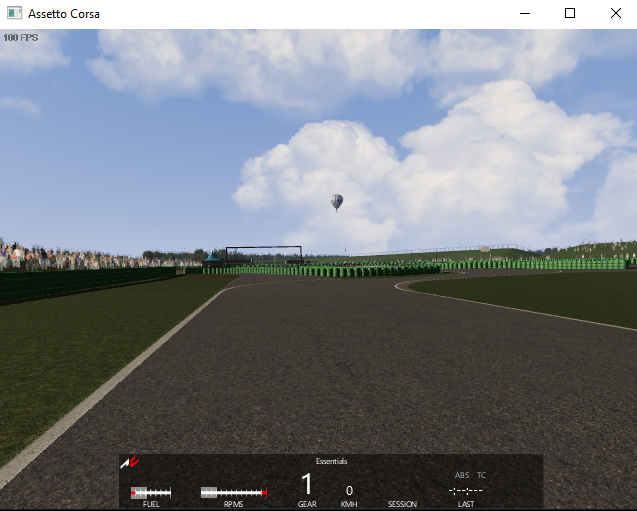
#> input picture src/MachineLearning/ACRacing/TestImges/ac480pwhitecorner.png, 637 x 511 px, found by its file name
$ python my_testfile.py
#> lines starting #> are read from the running program, lines starting #| are printed output that depends on the picture; after the words box and inside, x2 and y2 are one past the last pixel; in counts of white or black regions, pixels touching at a corner belong together
import cv2
from cv2 import imread
import win32gui
from PIL import ImageGrab
import numpy as np
import cv2
import time

def count_pixels(observation, lower_range, upper_range):
    """ Counts the amount of pixels within the colour range lower_range and upper_range (HSV)
    :param observation The image in which the pixels will be counted
    :param lower_range The lower threshold as an array with 3 values (HSV format)
    :param upper_range The upper threshold as an array with 3 values (HSV format)
    """

    cv2.imshow("frame", observation)

    hsv = cv2.cvtColor(observation, cv2.COLOR_BGR2HSV)
    hsv = cv2.medianBlur(hsv, 7)

    # Mask in range
    lower_range = np.array(lower_range)
    upper_range= np.array(upper_range)
    mask = cv2.inRange(hsv, lower_range, upper_range)
    cv2.imshow("White pixels mask", mask)

    # roi = mask[400:420, 130:530] # only works for 480p AC image
    roi = mask[380:420, 70:580] # only works for 480p AC image
    cv2.imshow("roi", roi)

    pixels_amt = 0
    for row in roi:
        for pixel in row:
            if pixel == 255:
                pixels_amt = pixels_amt + 1

    cv2.waitKey(0)
    return pixels_amt

# [12 lines of commented-out code are left out]
frame = cv2.imread("src/MachineLearning/ACRacing/TestImges/ac480pwhitecorner.png")
#> frame is the input picture: shape (511, 637, 3); mean B, G, R 130.1, 124.6, 120.4
frame = frame[30:510, 10:650]
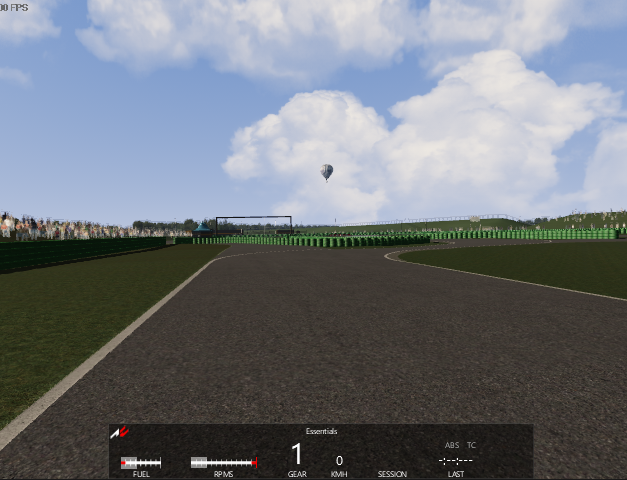
#> frame: shape (480, 627, 3); mean B, G, R 123, 117.2, 112.7

print("Grass pixels in roi:", count_pixels(frame, [0,40, 124], [77, 61, 162])) # green
#> in count_pixels, `hsv = cv2.cvtColor(observation, cv2.COLOR_BGR2HSV)`: hsv: shape (480, 627, 3); mean H, S, V 62.4, 54.9, 130.7
#> in count_pixels, `hsv = cv2.medianBlur(hsv, 7)`: hsv: shape (480, 627, 3); mean H, S, V 62.4, 54.8, 130.1
#> in count_pixels, `mask = cv2.inRange(hsv, lower_range, upper_range)`:
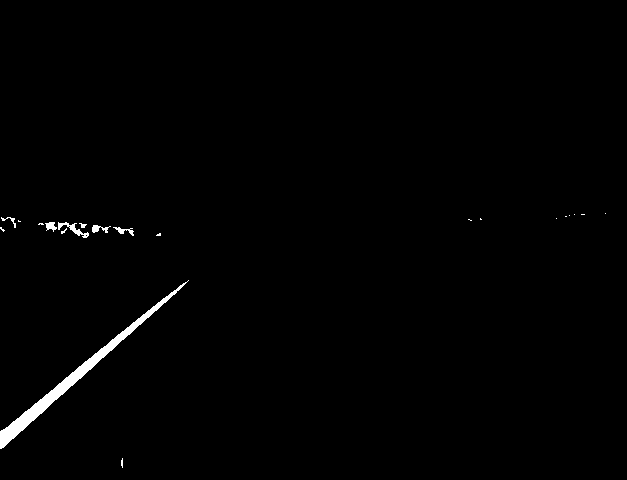
#> mask: shape (480, 627); 0.87% white; 21 white regions (14 under 20 px), largest, box (x1, y1, x2, y2) and area: (0, 280, 189, 449) 2092, (58, 222, 89, 238) 147, (92, 225, 111, 233) 79
#> in count_pixels, `roi = mask[380:420, 70:580]`:
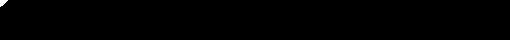
#> roi: shape (40, 510); 0.17% white; 1 white region, box (x1, y1, x2, y2) and area: (0, 0, 8, 7) 34
#> the loop in count_pixels, `for row in roi:` made 40 passes
#> after the loop in count_pixels, `for row in roi:`: pixels_amt = 34
#| Grass pixels in roi: 34
# [20 lines of commented-out code are left out]
